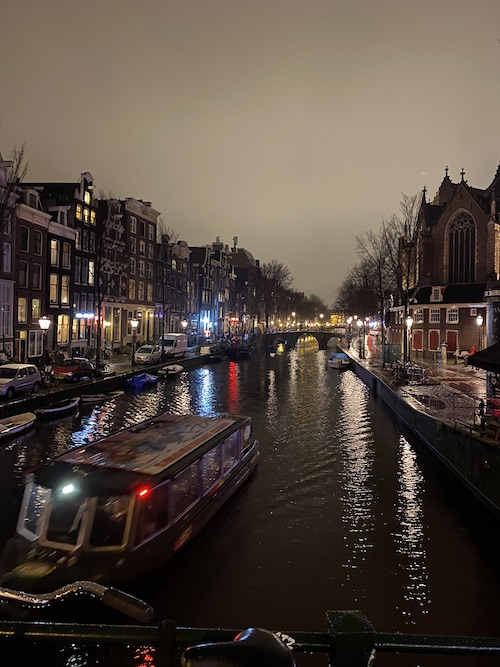
#> input picture cs194-projs/proj2_website/data/amdam.jpeg, 500 x 667 px; its folder holds only this picture in this run
$ python main.py   (older library calls are emulated)
#> lines starting #> are read from the running program, lines starting #| are printed output that depends on the picture
# CS194-26 (CS294-26): Project 1 starter Python code

# these are just some suggested libraries
# instead of scikit-image you could use matplotlib and opencv to read, write, and display images

import numpy as np
import skimage as sk
import skimage.io as skio
import skimage.transform as sktr
import matplotlib.pyplot as plt
import glob
import time

# align the images
# functions that might be useful for aligning the images include:
# np.roll, np.sum, sk.transform.rescale (for multiscale)

def ssd(a, b):
    return np.sum(np.square(np.subtract(a.ravel(), b.ravel())))

def crop(im, perc):
    h,w = im.shape
    c1,c2 = tuple([dim//2 for dim in im.shape])
    # h_bounds = slice(int(np.round(c1-(h*perc//2))),int(np.round(c1+int(h*perc//2))))
    # w_bounds = slice(int(np.round(c2-int(w*perc//2))),int(np.round(c2+int(w*perc//2))))
    h_bounds = slice(int((1-perc)*h),-int((1-perc)*h))
    w_bounds = slice(int((1-perc)*w),-int((1-perc)*w))
    return im[h_bounds,w_bounds]

def calc_offset(im, ref, scale=None):
    window = np.arange(-15,15) if scale is None else np.arange(int(-2/scale),int(2/scale))
    scores = np.zeros((window.shape[0], window.shape[0]))
    # print(window[0])
    for x in window:
        for y in window:
            scores[x-window[0],y-window[0]] = ssd(np.roll(im, (x,y), (0,1)), ref)
    # print(scores)
    # print(np.min(scores), np.unravel_index(np.argmin(scores), scores.shape))
    idxs = np.unravel_index(np.argmin(scores), scores.shape)
    return tuple([window[idx] for idx in idxs])

def align(im, ref):
    cropped_im = crop(im, 0.9)
    cropped_ref = crop(ref, 0.9)
    offsets = calc_offset(cropped_im,cropped_ref)
    return (np.roll(im, offsets, (0,1)), offsets)

def multiscale_align(im, ref, s=1/16, offset=(0,0)):
    # print(s)
    if s >= 1:
        return (np.roll(im, offset, (0,1)), offset)
    cropped_im = crop(im, 0.9)
    cropped_ref = crop(ref, 0.9)
    scaled_off = tuple([off*2 for off in offset])
    curr_offset = calc_offset(np.roll(sktr.rescale(cropped_im, s), scaled_off, (0,1)), sktr.rescale(cropped_ref, s),s)
    return multiscale_align(im, ref, s*2, tuple([scale_old_off+new_off for scale_old_off,new_off in zip(scaled_off,curr_offset)]))

data_files = glob.glob("data/*")
for file in data_files:
    # read in the image
    print("Working on {}".format(file))
    im = skio.imread(file)
#> im is the input picture: shape (667, 500, 3); mean R, G, B 83.9, 72.8, 63.9

    # convert to double (might want to do this later on to save memory)
    im = sk.img_as_float(im)

    # compute the height of each part (just 1/3 of total)
    height = np.floor(im.shape[0] / 3.0).astype(np.int)
#> height = 222

    # separate color channels
    b = im[:height]
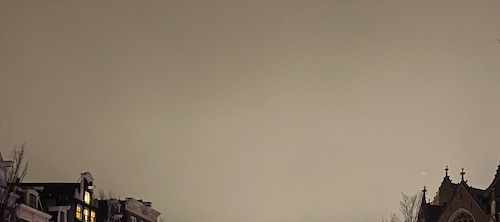
#> b: shape (222, 500, 3) float64; mean R, G, B 0.567, 0.51, 0.438
    g = im[height: 2*height]
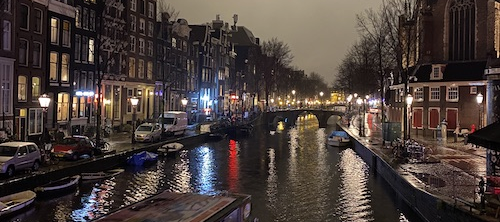
#> g: shape (222, 500, 3) float64; mean R, G, B 0.292, 0.248, 0.232
    r = im[2*height: 3*height]
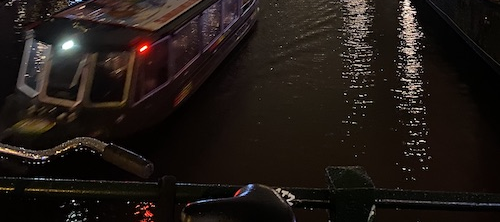
#> r: shape (222, 500, 3) float64; mean R, G, B 0.129, 0.0997, 0.0837

    t0 = time.time()
    if file[-3:] == "jpg":
        ag, g_offset = align(g, b)
        ar, r_offset = align(r, b)
    else:
        ag, g_offset = multiscale_align(g, b, s=1/np.log(max(*g.shape)))
#> (the run stopped early here; a loop or call above may not have finished)

$ run again, on cs194-projs/proj2_website/data/cat_aligned.jpg
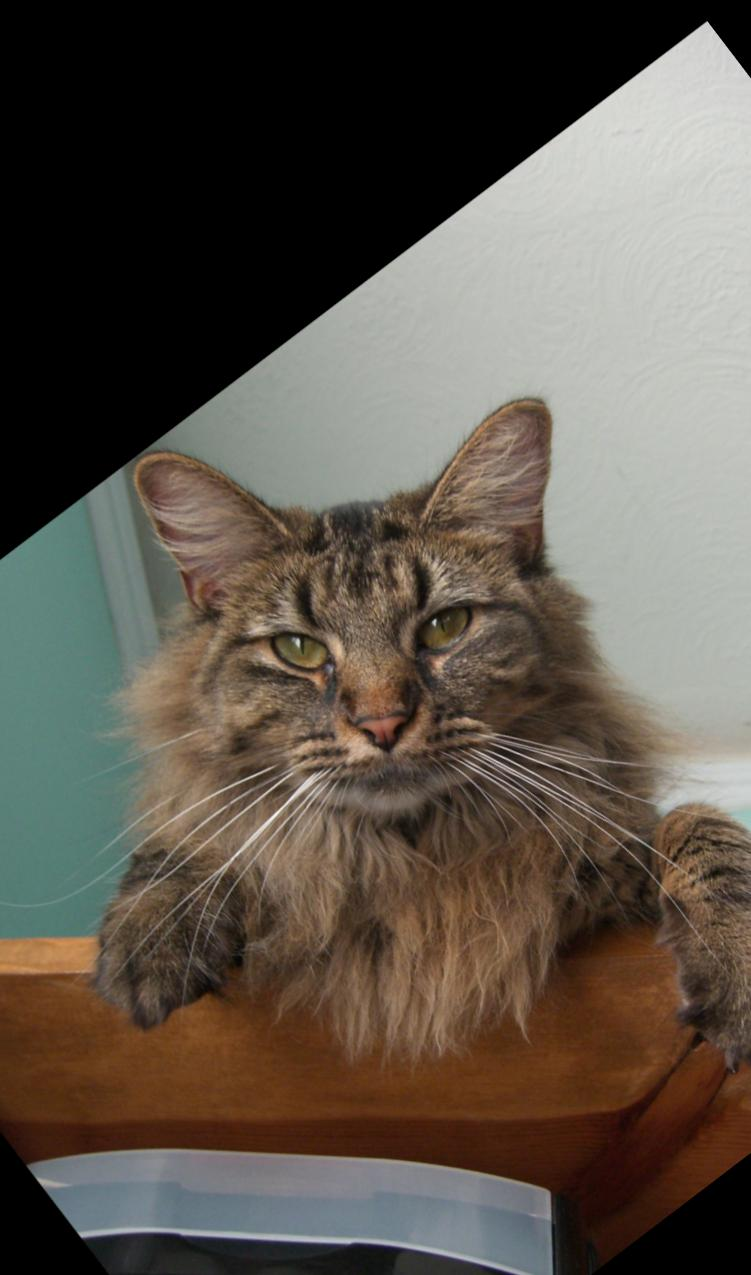
#> input picture cs194-projs/proj2_website/data/cat_aligned.jpg, 751 x 1275 px
#> im is the input picture: shape (1275, 751, 3); mean R, G, B 92.1, 84, 74.5
#> `g = im[height: 2*height]`:
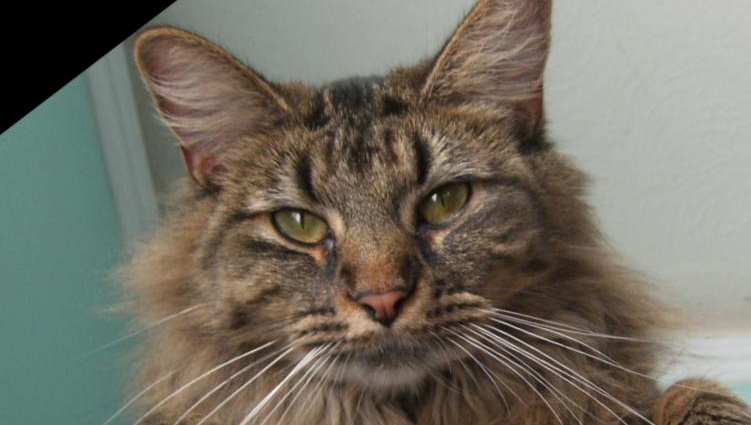
#> g: shape (425, 751, 3) float64; mean R, G, B 0.457, 0.44, 0.394
#> `r = im[2*height: 3*height]`:
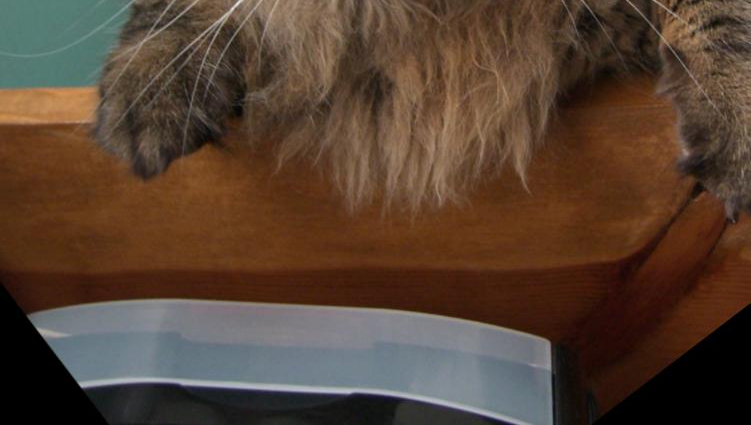
#> r: shape (425, 751, 3) float64; mean R, G, B 0.337, 0.256, 0.197

$ run again, on cs194-projs/proj2_website/data/apple.jpeg
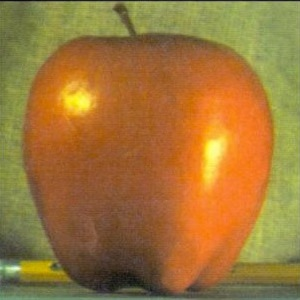
#> input picture cs194-projs/proj2_website/data/apple.jpeg, 300 x 300 px
#> im is the input picture: shape (300, 300, 3); mean R, G, B 158.6, 118.1, 57.5
#> `g = im[height: 2*height]`:
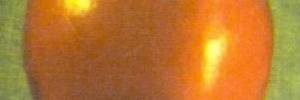
#> g: shape (100, 300, 3) float64; mean R, G, B 0.724, 0.469, 0.189
#> `r = im[2*height: 3*height]`:
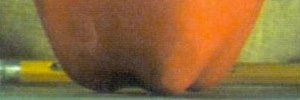
#> r: shape (100, 300, 3) float64; mean R, G, B 0.542, 0.415, 0.232
